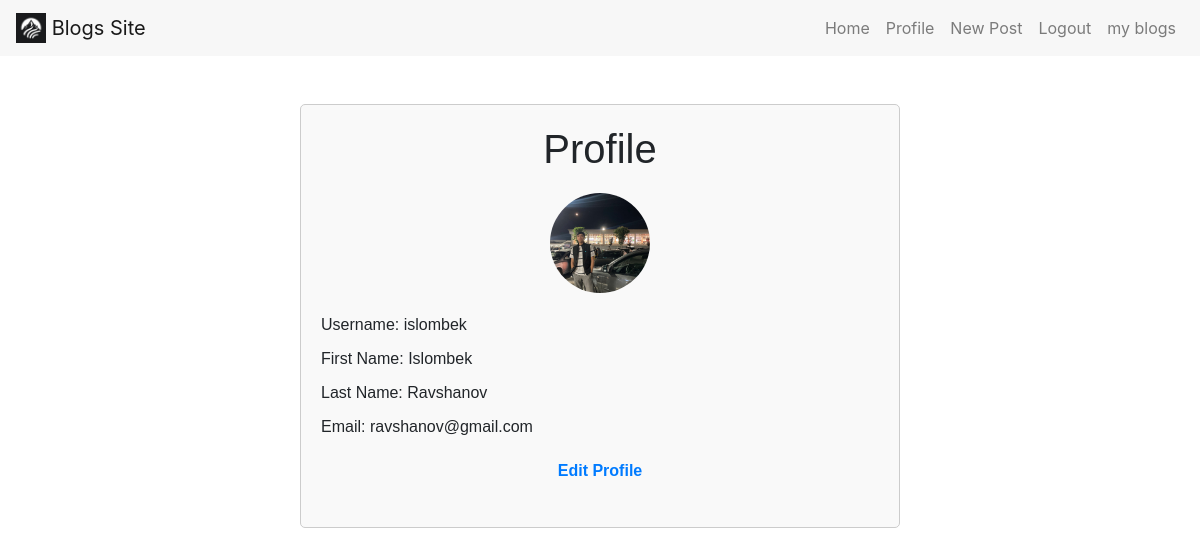
/users/profile/ (signed in), run on the app's committed database.
### users/models.py (models this page shows, shortened)
class User(AbstractUser):
    image = models.ImageField(
        upload_to='user_img/',
        blank=True, null=True,
        default='default_img/images.png'
    )
    class Meta:
        db_table = 'users'

### users/views.py (the view)
# urls.py: path('profile/', views.ProfileView.as_view(), name='profile'),
class ProfileView(LoginRequiredMixin, View):
    def get(self, request):
        return render(request, 'profile.html')

### users/templates/profile.html (shortened to what this page needs)
{% extends 'base.html' %}
{% block content %}
   <div class="profile-container">
        <h1>Profile</h1>
        <img src="{{ user.image.url }}" alt="user-img" width="100px">
        <div class="wrap">
            <p>Username: {{ user.username }}</p>
            <p>First Name: {{ user.first_name }}</p>
            <p>Last Name: {{ user.last_name }}</p>
            <p>Email: {{ user.email }}</p>
        </div>
        <a href="{% url 'users:profile-edit' %}">Edit Profile</a><br>
    </div>
{% endblock content %}

### users/templates/profile.html (style rules this page uses)
.profile-container { max-width: 600px; margin: 0 auto; padding: 20px; border: 1px solid #ccc; border-radius: 5px; background-color: #f9f9f9; font-family: Arial, sans-serif; }
.profile-container h1 { text-align: center; margin-bottom: 20px; }
.profile-container img { display: block; margin: 0 auto; border-radius: 50%; margin-bottom: 20px; }
.wrap { margin-bottom: 20px; }
.wrap p { margin-bottom: 10px; }
.profile-container a { display: block; text-align: center; color: #007bff; text-decoration: none; font-weight: bold; }

### data on the page
User: image (picture), username "islombek", first_name "Islombek", last_name "Ravshanov", email "ravshanov@gmail.com"
